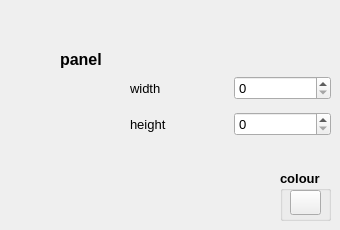
       <widget class="QWidget" name="page_panel">
        <widget class="QLabel" name="label_39">
         <property name="geometry">
          <rect>
           <x>60</x>
           <y>50</y>
           <width>62</width>
           <height>18</height>
          </rect>
         </property>
         <property name="font">
          <font>
           <pointsize>12</pointsize>
           <weight>75</weight>
           <bold>true</bold>
          </font>
         </property>
         <property name="text">
          <string>panel</string>
         </property>
        </widget>
        <widget class="QGroupBox" name="groupBoxPanelColour">
         <property name="geometry">
          <rect>
           <x>280</x>
           <y>170</y>
           <width>51</width>
           <height>51</height>
          </rect>
         </property>
         <property name="font">
          <font>
           <pointsize>10</pointsize>
           <weight>75</weight>
           <bold>true</bold>
          </font>
         </property>
         <property name="title">
          <string>colour</string>
         </property>
         <widget class="QToolButton" name="toolPanelColour">
          <property name="geometry">
           <rect>
            <x>10</x>
            <y>20</y>
            <width>31</width>
            <height>25</height>
           </rect>
          </property>
          <property name="text">
           <string/>
          </property>
         </widget>
        </widget>
        <widget class="QWidget" name="layoutWidget">
         <property name="geometry">
          <rect>
           <x>130</x>
           <y>60</y>
           <width>201</width>
           <height>92</height>
          </rect>
         </property>
         <layout class="QGridLayout" name="gridLayout">
          <property name="topMargin">
           <number>10</number>
          </property>
          <property name="bottomMargin">
           <number>10</number>
          </property>
          <item row="0" column="0">
           <widget class="QLabel" name="label_49">
            <property name="font">
             <font>
              <pointsize>10</pointsize>
              <weight>50</weight>
              <bold>false</bold>
             </font>
            </property>
            <property name="text">
             <string>width</string>
            </property>
           </widget>
          </item>
          <item row="0" column="1">
           <widget class="QSpinBox" name="spinPanelWidth">
            <property name="sizePolicy">
             <sizepolicy hsizetype="Minimum" vsizetype="Maximum">
              <horstretch>0</horstretch>
              <verstretch>0</verstretch>
             </sizepolicy>
            </property>
            <property name="font">
             <font>
              <pointsize>10</pointsize>
              <weight>50</weight>
              <bold>false</bold>
             </font>
            </property>
            <property name="maximum">
             <number>2000</number>
            </property>
           </widget>
          </item>
          <item row="1" column="0">
           <widget class="QLabel" name="label_40">
            <property name="font">
             <font>
              <pointsize>10</pointsize>
              <weight>50</weight>
              <bold>false</bold>
             </font>
            </property>
            <property name="text">
             <string>height</string>
            </property>
           </widget>
          </item>
          <item row="1" column="1">
           <widget class="QSpinBox" name="spinPanelHeight">
            <property name="sizePolicy">
             <sizepolicy hsizetype="Minimum" vsizetype="Maximum">
              <horstretch>0</horstretch>
              <verstretch>0</verstretch>
             </sizepolicy>
            </property>
            <property name="font">
             <font>
              <pointsize>10</pointsize>
              <weight>50</weight>
              <bold>false</bold>
             </font>
            </property>
            <property name="maximum">
             <number>2000</number>
            </property>
           </widget>
          </item>
         </layout>
        </widget>
       </widget>
